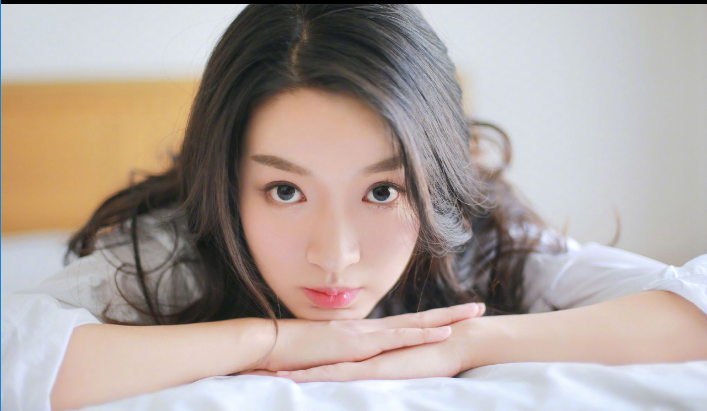
//> input picture Network_18_01_28_Face_Check/1.png, 707 x 411 px, given in place of the camera
$ ./Face_Check   (built with g++ and OpenCV 4)
//> lines starting //> are read from the running program, lines starting //| are printed output that depends on the picture; after the words box and inside, x2 and y2 are one past the last pixel; in counts of white or black regions, pixels touching at a corner belong together
#include <iostream>
#include <opencv2/opencv.hpp>
#include <opencv2/calib3d/calib3d.hpp>

using namespace std;
using namespace cv;

int main()
{
	Mat image, image_gray;      //定义两个Mat变量，用于存储每一帧的图像
	VideoCapture capture(0);    //从摄像头读入视频

	while (1)                  //循环显示每一帧
	{
		capture >> image;     //读取当前帧
//> image is the input picture: 411 rows x 707 cols, CV_8UC3; mean B, G, R 158.8, 164.3, 175.8

		//image = imread("F://1.png");
		//imshow("原图", image);

		cvtColor(image, image_gray, CV_BGR2GRAY);//转为灰度图
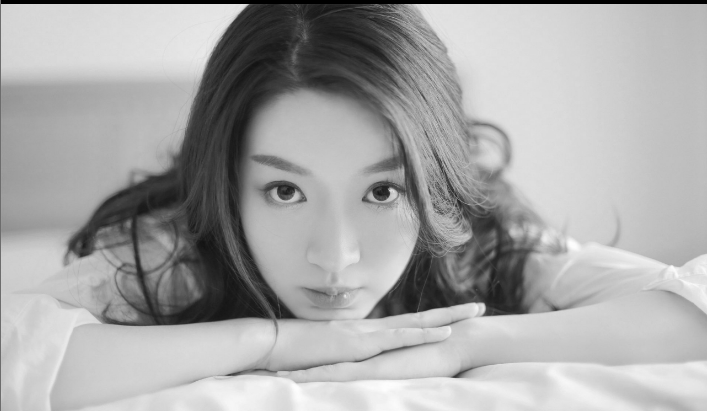
//> image_gray: 411 rows x 707 cols, CV_8UC1; min 0, max 254, mean 167.1
		equalizeHist(image_gray, image_gray);//直方图均衡化，增加对比度方便处理
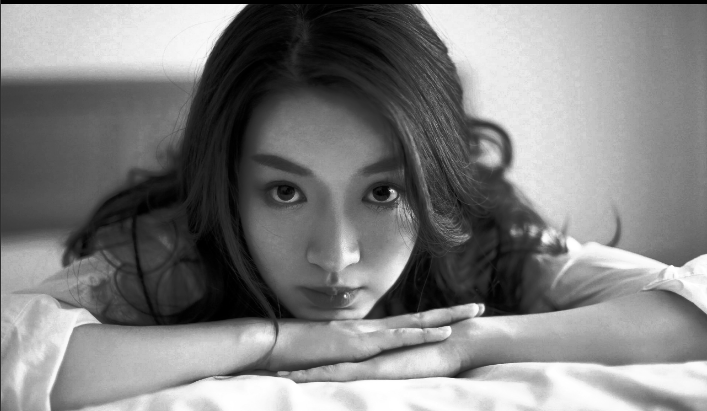
//> image_gray: 411 rows x 707 cols, CV_8UC1; min 0, max 255, mean 127.3

		CascadeClassifier eye_Classifier;  //载入分类器
		CascadeClassifier face_cascade;    //载入分类器

		//加载分类训练器，OpenCv官方文档提供的xml文档，可以直接调用
		//xml文档路径  opencv\sources\data\haarcascades
		if (!eye_Classifier.load("D:\\Program Files\\OpenCV\\opencv\\sources\\data\\haarcascades\\haarcascade_eye.xml"))  //需要将xml文档放在自己指定的路径下,
		{
			cout << "Load haarcascade_eye.xml failed!" << endl;
			return 0;
		}

		if (!face_cascade.load("D:\\Program Files\\OpenCV\\opencv\\sources\\data\\haarcascades\\haarcascade_frontalface_alt.xml"))
		{
			cout << "Load haarcascade_frontalface_alt failed!" << endl;
			return 0;
		}

		//vector 是个类模板 需要提供明确的模板实参 vector<Rect>则是个确定的类 模板的实例化
		vector<Rect> eyeRect;
		vector<Rect> faceRect;

		//检测关于眼睛部位位置
		eye_Classifier.detectMultiScale(image_gray, eyeRect, 1.1, 2, 0 | CV_HAAR_SCALE_IMAGE, Size(30, 30));//检测
//> eyeRect = 2 Rects (x, y, width, height): [351, 164, 60, 60], [255, 164, 57, 57]
		for (size_t eyeIdx = 0; eyeIdx < eyeRect.size(); eyeIdx++)
		{
			rectangle(image, eyeRect[eyeIdx], Scalar(0, 0, 255));   //用矩形画出检测到的位置
		}
//> this loop made 2 passes
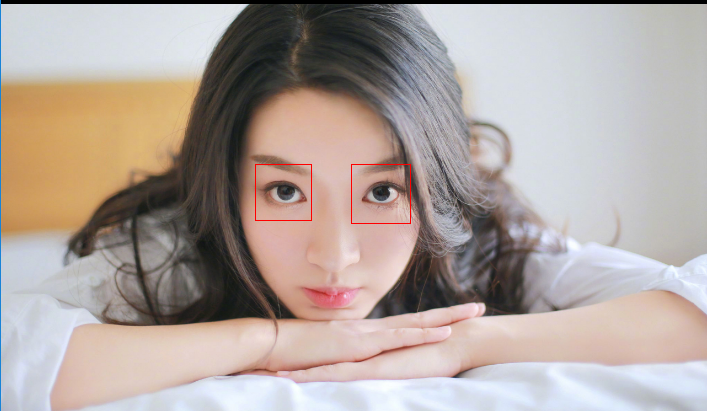
//> image: 411 rows x 707 cols, CV_8UC3; 0.16% of pixels changed, all inside (x1, y1, x2, y2) = (255, 164, 411, 224)

		//检测关于脸部位置
		face_cascade.detectMultiScale(image_gray, faceRect, 1.1, 2, 0 | CV_HAAR_SCALE_IMAGE, Size(30, 30));//检测
//> faceRect = 1 Rect (x, y, width, height): [215, 105, 236, 236]
		for (size_t i = 0; i < faceRect.size(); i++)
		{
			rectangle(image, faceRect[i], Scalar(0, 0, 255));      //用矩形画出检测到的位置
		}
//> this loop made 1 pass
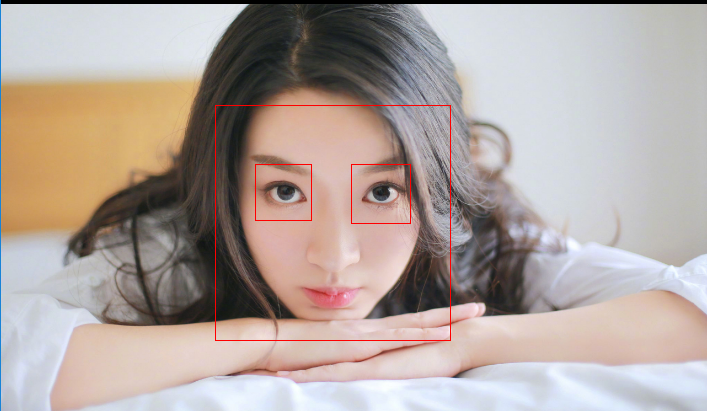
//> image: 411 rows x 707 cols, CV_8UC3; 0.32% of pixels changed, all inside (x1, y1, x2, y2) = (215, 105, 451, 341)

		imshow("人脸识别图", image);         //显示当前帧
		char c = waitKey(20);         //延时30ms，即每秒播放33帧图像
//> the Esc key is pressed
		if (c == 27)  break;
	}

	return 0;
}
